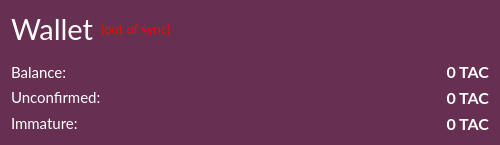
        <widget class="QFrame" name="topleftframe">
         <property name="sizePolicy">
          <sizepolicy hsizetype="Fixed" vsizetype="Preferred">
           <horstretch>0</horstretch>
           <verstretch>0</verstretch>
          </sizepolicy>
         </property>
         <property name="minimumSize">
          <size>
           <width>500</width>
           <height>0</height>
          </size>
         </property>
         <property name="toolTip">
          <string/>
         </property>
         <property name="styleSheet">
          <string notr="true">QFrame {color: rgb(255, 255, 255);
background-color: rgb(103, 47, 82);
alternate-background-color: rgb(89, 38, 68);}
QToolTip {
     color: white;
     font-size:9pt;font-family:'Lato';
     border: 4px solid ;
     border-radius: 13px;
     opacity: 700;
     border-color: rgb(89,38,68);
     background-color: rgb(62,29,67);
 }</string>
         </property>
         <layout class="QGridLayout" name="gridLayout_2">
          <item row="4" column="2" alignment="Qt::AlignTop">
           <widget class="QLabel" name="labelImmature">
            <property name="font">
             <font>
              <family>Lato</family>
              <pointsize>12</pointsize>
              <weight>75</weight>
              <italic>false</italic>
              <bold>true</bold>
             </font>
            </property>
            <property name="toolTip">
             <string>Mined balance that has not yet matured</string>
            </property>
            <property name="styleSheet">
             <string notr="true">font: 12pt &quot;Lato&quot;;font: bold 12pt;</string>
            </property>
            <property name="text">
             <string notr="true">0 TAC</string>
            </property>
            <property name="scaledContents">
             <bool>false</bool>
            </property>
            <property name="alignment">
             <set>Qt::AlignRight|Qt::AlignTrailing|Qt::AlignVCenter</set>
            </property>
            <property name="textInteractionFlags">
             <set>Qt::LinksAccessibleByMouse|Qt::TextSelectableByKeyboard|Qt::TextSelectableByMouse</set>
            </property>
           </widget>
          </item>
          <item row="4" column="1" alignment="Qt::AlignTop">
           <widget class="QLabel" name="labelImmatureText">
            <property name="font">
             <font>
              <family>Lato</family>
              <pointsize>11</pointsize>
             </font>
            </property>
            <property name="text">
             <string>Immature:</string>
            </property>
           </widget>
          </item>
          <item row="0" column="1" colspan="2">
           <layout class="QHBoxLayout" name="horizontalLayout_4" stretch="0,0,0,0,0">
            <property name="bottomMargin">
             <number>9</number>
            </property>
            <item>
             <widget class="QLabel" name="label_5">
              <property name="font">
               <font>
                <family>Lato</family>
                <pointsize>22</pointsize>
                <weight>50</weight>
                <bold>false</bold>
               </font>
              </property>
              <property name="text">
               <string>Wallet</string>
              </property>
             </widget>
            </item>
            <item>
             <widget class="QLabel" name="labelWalletStatus">
              <property name="sizePolicy">
               <sizepolicy hsizetype="Fixed" vsizetype="Preferred">
                <horstretch>0</horstretch>
                <verstretch>0</verstretch>
               </sizepolicy>
              </property>
              <property name="font">
               <font>
                <family>Lato</family>
                <pointsize>10</pointsize>
               </font>
              </property>
              <property name="toolTip">
               <string>The displayed information may be out of date. Your wallet automatically synchronizes with the Talkcoin network after a connection is established, but this process has not completed yet.</string>
              </property>
              <property name="styleSheet">
               <string notr="true">QLabel { color: red; }</string>
              </property>
              <property name="text">
               <string notr="true">(out of sync)</string>
              </property>
              <property name="alignment">
               <set>Qt::AlignLeading|Qt::AlignLeft|Qt::AlignVCenter</set>
              </property>
             </widget>
            </item>
            <item>
             <spacer name="horizontalSpacer_2">
              <property name="orientation">
               <enum>Qt::Horizontal</enum>
              </property>
              <property name="sizeHint" stdset="0">
               <size>
                <width>40</width>
                <height>20</height>
               </size>
              </property>
             </spacer>
            </item>
            <item>
             <widget class="QPushButton" name="btnWallet">
              <property name="enabled">
               <bool>true</bool>
              </property>
              <property name="sizePolicy">
               <sizepolicy hsizetype="Maximum" vsizetype="Fixed">
                <horstretch>0</horstretch>
                <verstretch>0</verstretch>
               </sizepolicy>
              </property>
              <property name="minimumSize">
               <size>
                <width>40</width>
                <height>0</height>
               </size>
              </property>
              <property name="maximumSize">
               <size>
                <width>50</width>
                <height>16777215</height>
               </size>
              </property>
              <property name="styleSheet">
               <string notr="true">QPushButton 
{
border:none;
background-color: transparent;
}</string>
              </property>
              <property name="text">
               <string/>
              </property>
              <property name="icon">
               <iconset resource="../talkcoin.qrc">
                <normaloff>:/icons/lock_none</normaloff>:/icons/lock_none</iconset>
              </property>
              <property name="iconSize">
               <size>
                <width>32</width>
                <height>32</height>
               </size>
              </property>
              <property name="checked">
               <bool>false</bool>
              </property>
             </widget>
            </item>
            <item>
             <widget class="QLabel" name="lblLogo">
              <property name="sizePolicy">
               <sizepolicy hsizetype="Maximum" vsizetype="Preferred">
                <horstretch>0</horstretch>
                <verstretch>0</verstretch>
               </sizepolicy>
              </property>
              <property name="text">
               <string/>
              </property>
              <property name="pixmap">
               <pixmap resource="../talkcoin.qrc">:/images/logo</pixmap>
              </property>
              <property name="scaledContents">
               <bool>false</bool>
              </property>
             </widget>
            </item>
           </layout>
          </item>
          <item row="3" column="1" alignment="Qt::AlignTop">
           <widget class="QLabel" name="label_3">
            <property name="minimumSize">
             <size>
              <width>0</width>
              <height>0</height>
             </size>
            </property>
            <property name="font">
             <font>
              <family>Lato</family>
              <pointsize>11</pointsize>
             </font>
            </property>
            <property name="text">
             <string>Unconfirmed:</string>
            </property>
           </widget>
          </item>
          <item row="2" column="2">
           <widget class="QLabel" name="labelBalance">
            <property name="minimumSize">
             <size>
              <width>90</width>
              <height>0</height>
             </size>
            </property>
            <property name="font">
             <font>
              <family>Lato</family>
              <pointsize>12</pointsize>
              <weight>75</weight>
              <italic>false</italic>
              <bold>true</bold>
             </font>
            </property>
            <property name="cursor">
             <cursorShape>IBeamCursor</cursorShape>
            </property>
            <property name="toolTip">
             <string>Your current balance</string>
            </property>
            <property name="styleSheet">
             <string notr="true">font: 12pt &quot;Lato&quot;;font: bold 12pt;</string>
            </property>
            <property name="text">
             <string notr="true">0 TAC</string>
            </property>
            <property name="alignment">
             <set>Qt::AlignRight|Qt::AlignTrailing|Qt::AlignVCenter</set>
            </property>
            <property name="textInteractionFlags">
             <set>Qt::LinksAccessibleByMouse|Qt::TextSelectableByKeyboard|Qt::TextSelectableByMouse</set>
            </property>
           </widget>
          </item>
          <item row="2" column="1">
           <widget class="QLabel" name="label">
            <property name="minimumSize">
             <size>
              <width>0</width>
              <height>0</height>
             </size>
            </property>
            <property name="font">
             <font>
              <family>Lato</family>
              <pointsize>11</pointsize>
             </font>
            </property>
            <property name="text">
             <string>Balance:</string>
            </property>
           </widget>
          </item>
          <item row="3" column="2" alignment="Qt::AlignTop">
           <widget class="QLabel" name="labelUnconfirmed">
            <property name="minimumSize">
             <size>
              <width>90</width>
              <height>0</height>
             </size>
            </property>
            <property name="font">
             <font>
              <family>Lato</family>
              <pointsize>12</pointsize>
              <weight>75</weight>
              <italic>false</italic>
              <bold>true</bold>
             </font>
            </property>
            <property name="cursor">
             <cursorShape>IBeamCursor</cursorShape>
            </property>
            <property name="toolTip">
             <string>Total of transactions that have yet to be confirmed, and do not yet count toward the current balance</string>
            </property>
            <property name="styleSheet">
             <string notr="true">font: 12pt &quot;Lato&quot;;font: bold 12pt;</string>
            </property>
            <property name="text">
             <string notr="true">0 TAC</string>
            </property>
            <property name="alignment">
             <set>Qt::AlignRight|Qt::AlignTrailing|Qt::AlignVCenter</set>
            </property>
            <property name="textInteractionFlags">
             <set>Qt::LinksAccessibleByMouse|Qt::TextSelectableByKeyboard|Qt::TextSelectableByMouse</set>
            </property>
           </widget>
          </item>
         </layout>
        </widget>
